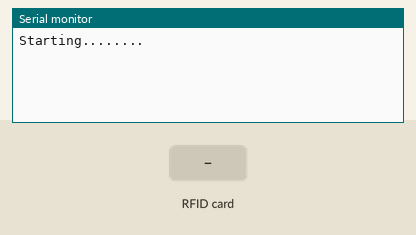
A sketch run on a simulated Arduino Uno, built with avr-gcc and run on an emulated ATmega328P. Shown: the last lines printed to the serial monitor. The inputs (shaded band) are chosen by the test bench.

Above: at 0.8 s.
0.9 s: RFID card 5E 7A 19 C4 held to the reader
At 2.1 s:
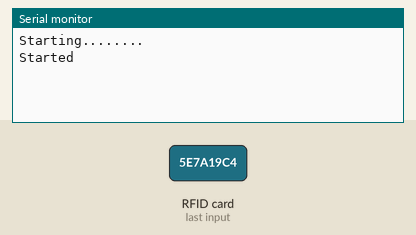
2.4 s: RFID card 5E 7A 19 C4 held to the reader
At 3.8 s:
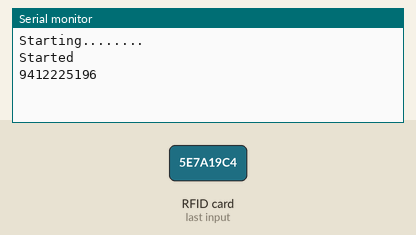

The sketch:

RFID.ino
```cpp
#include <SPI.h>        // RC522 Module uses SPI protocol
#include <MFRC522.h>  // Library for Mifare RC522 Devices

byte readCard[4];   // Stores scanned ID read from RFID Module
uint8_t successRead;    // Variable integer to keep if we have Successful Read from Reader

// Create MFRC522 instance.
#define SS_PIN 10
#define RST_PIN 9
MFRC522 mfrc522(SS_PIN, RST_PIN);

///////////////////////////////////////// Setup ///////////////////////////////////
void setup() {
  //Protocol Configuration
  Serial.begin(9600);    // Initialize serial communications with PC
  SPI.begin();           // MFRC522 Hardware uses SPI protocol
  mfrc522.PCD_Init();    // Initialize MFRC522 Hardware

  successRead = getID();            // sets successRead to 1 when we get read from reader otherwise 0
  Serial.println("Starting........");
  while (!successRead)                  // Program will not go further while you not get a successful read
  {
    successRead = getID();
  }
  Serial.println("Started");
}


///////////////////////////////////////// Main Loop ///////////////////////////////////
void loop () {
  do {
    successRead = getID();  // sets successRead to 1 when we get read from reader otherwise
  }
  while (!successRead);   //the program will not go further while you are not getting a successful read

  for ( uint8_t j = 0; j < 4; j++ ) {   // Loop 4 times
      Serial.print(readCard[j]);
  }
  Serial.println("");

}

///////////////////////////////////////// Get PICC's UID ///////////////////////////////////
uint8_t getID() {
  // Getting ready for Reading PICCs
  if ( ! mfrc522.PICC_IsNewCardPresent()) { //If a new PICC placed to RFID reader continue
    return 0;
  }
  if ( ! mfrc522.PICC_ReadCardSerial()) {   //Since a PICC placed get Serial and continue
    return 0;
  }
  // There are Mifare PICCs which have 4 byte or 7 byte UID care if you use 7 byte PICC
  // I think we should assume every PICC as they have 4 byte UID
  // Until we support 7 byte PICCs
//  Serial.println(F("Scanned PICC's UID:"));
  for ( uint8_t i = 0; i < 4; i++) {  //
    readCard[i] = mfrc522.uid.uidByte[i];
//    Serial.print(readCard[i], HEX);
  }
//  Serial.println("");
  mfrc522.PICC_HaltA(); // Stop reading
  return 1;
}
```

Measured:
- after the input at 0.9 s, the serial monitor: prints a new line at once (image 1)
- after the input at 2.4 s, the serial monitor: prints a new line at once (image 2)
